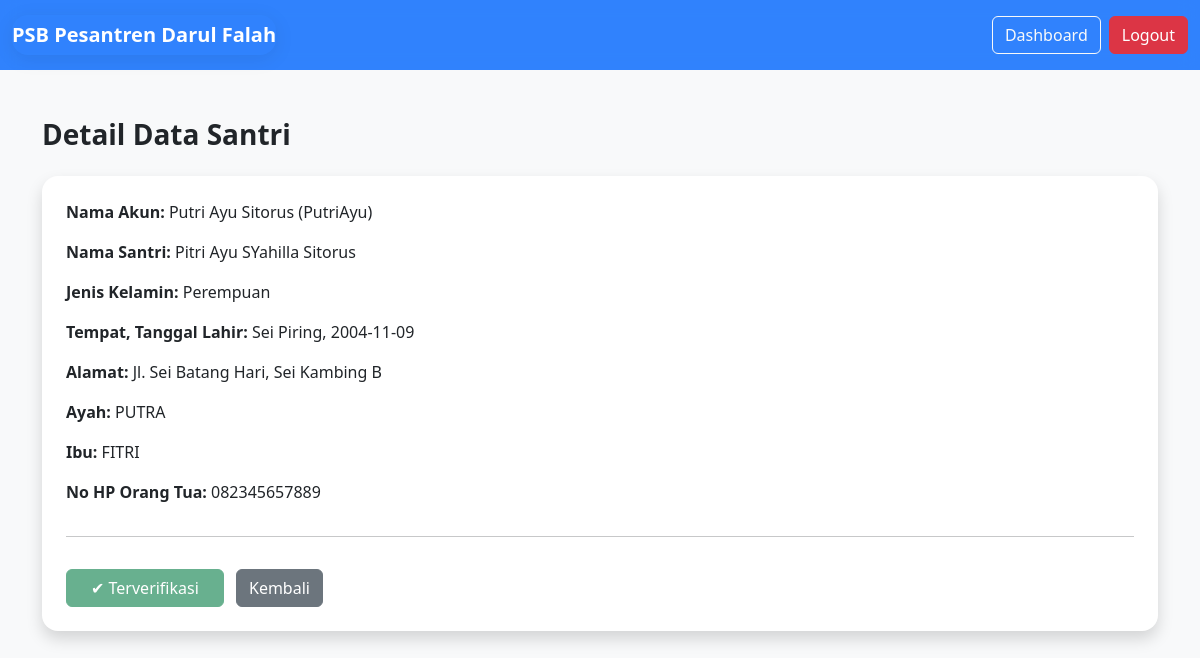
Screenshot of /views/admin/santri_detail.php?id=2 (signed in) with the database file from the repository.
### tables this page shows
CREATE TABLE `santri` (
  `id_santri` int(11) NOT NULL AUTO_INCREMENT,
  `id_user` int(11) NOT NULL,
  `nama_santri` varchar(100) DEFAULT NULL,
  `jenis_kelamin` enum('Laki-laki','Perempuan') DEFAULT NULL,
  `tempat_lahir` varchar(100) DEFAULT NULL,
  `tanggal_lahir` date DEFAULT NULL,
  `alamat` text DEFAULT NULL,
  `nama_ayah` varchar(100) DEFAULT NULL,
  `nama_ibu` varchar(100) DEFAULT NULL,
  `no_hp_orang_tua` varchar(20) DEFAULT NULL,
  `created_at` timestamp NOT NULL DEFAULT current_timestamp(),
  `status_verifikasi` enum('pending','verified','rejected') DEFAULT 'pending',
  `bukti_pembayaran` varchar(255) DEFAULT NULL,
  `nilai_ujian` int(11) DEFAULT NULL,
  `status_kelulusan` enum('Lulus','Tidak Lulus','Belum Ujian') DEFAULT 'Belum Ujian',
  PRIMARY KEY (`id_santri`),
  KEY `id_user` (`id_user`),
  CONSTRAINT `santri_ibfk_1` FOREIGN KEY (`id_user`) REFERENCES `users` (`Id_user`)
);

CREATE TABLE `users` (
  `Id_user` int(11) NOT NULL AUTO_INCREMENT,
  `Username` varchar(50) NOT NULL,
  `Password` varchar(255) NOT NULL,
  `Nama_lengkap` varchar(100) NOT NULL,
  `Role` enum('admin','santri') NOT NULL DEFAULT 'santri',
  `created_at` timestamp NOT NULL DEFAULT current_timestamp(),
  PRIMARY KEY (`Id_user`),
  UNIQUE KEY `Username` (`Username`)
);

### views/admin/santri_detail.php (the view, shortened to what this page needs)
<?php
include "../../config/koneksi.php";
$id = $_GET['id'];
$stmt = $koneksi->prepare("
    SELECT s.*, u.nama_lengkap AS nama_user, u.username
    FROM santri s
    JOIN users u ON s.id_user = u.id_user
    WHERE s.id_santri = :id
");
$stmt->execute([
    ':id' => $id
]);
$data = $stmt->fetch();
include "../layouts/header.php";
include "../layouts/navbar.php";
?>
<div class="container py-5">
    <h3 class="fw-semibold mb-4">Detail Data Santri</h3>
    <div class="card shadow border-0 rounded-4 p-4">
        <p><strong>Nama Akun:</strong> <?= $data['nama_user']; ?> (<?= $data['username']; ?>)</p>
        <p><strong>Nama Santri:</strong> <?= $data['nama_santri']; ?></p>
        <p><strong>Jenis Kelamin:</strong> <?= $data['jenis_kelamin']; ?></p>
        <p><strong>Tempat, Tanggal Lahir:</strong> <?= $data['tempat_lahir']; ?>, <?= $data['tanggal_lahir']; ?></p>
        <p><strong>Alamat:</strong> <?= $data['alamat']; ?></p>
        <p><strong>Ayah:</strong> <?= $data['nama_ayah']; ?></p>
        <p><strong>Ibu:</strong> <?= $data['nama_ibu']; ?></p>
        <p><strong>No HP Orang Tua:</strong> <?= $data['no_hp_orang_tua']; ?></p>
        <hr>
        <form action="../../controllers/santri/verifikasi.php" method="POST" class="mt-3">
            <?php if ($data['status_verifikasi'] === 'verified'): ?>
                <button class="btn btn-success px-4" disabled>
                    ✔ Terverifikasi
                </button>
            <?php elseif ($data['status_verifikasi'] === 'rejected'): ?>
                <button class="btn btn-danger px-4" disabled>
                    ✖ Ditolak
                </button>
            <?php endif; ?>
            <a href="dashboard_admin.php" class="btn btn-secondary ms-2">Kembali</a>
        </form>
    </div>
</div>
<?php include "../layouts/footer.php"; ?>

### views/layouts/navbar.php (style rules this page uses)
body { background-color: #f8f9fa; font-family: 'Segoe UI', Tahoma, Geneva, Verdana, sans-serif; }
.navbar-brand, .card { border-radius: 1rem; box-shadow: 0 4px 20px rgba(0, 0, 0, 0.08); }

### rows the page displays
santri: id_user.Nama_lengkap "Putri Ayu Sitorus", id_user.Username "PutriAyu", nama_santri "Pitri Ayu SYahilla Sitorus", jenis_kelamin "Perempuan", tempat_lahir "Sei Piring", tanggal_lahir "2004-11-09", alamat "Jl. Sei Batang Hari, Sei Kambing B", nama_ayah "PUTRA", nama_ibu "FITRI", no_hp_orang_tua "082345657889"
